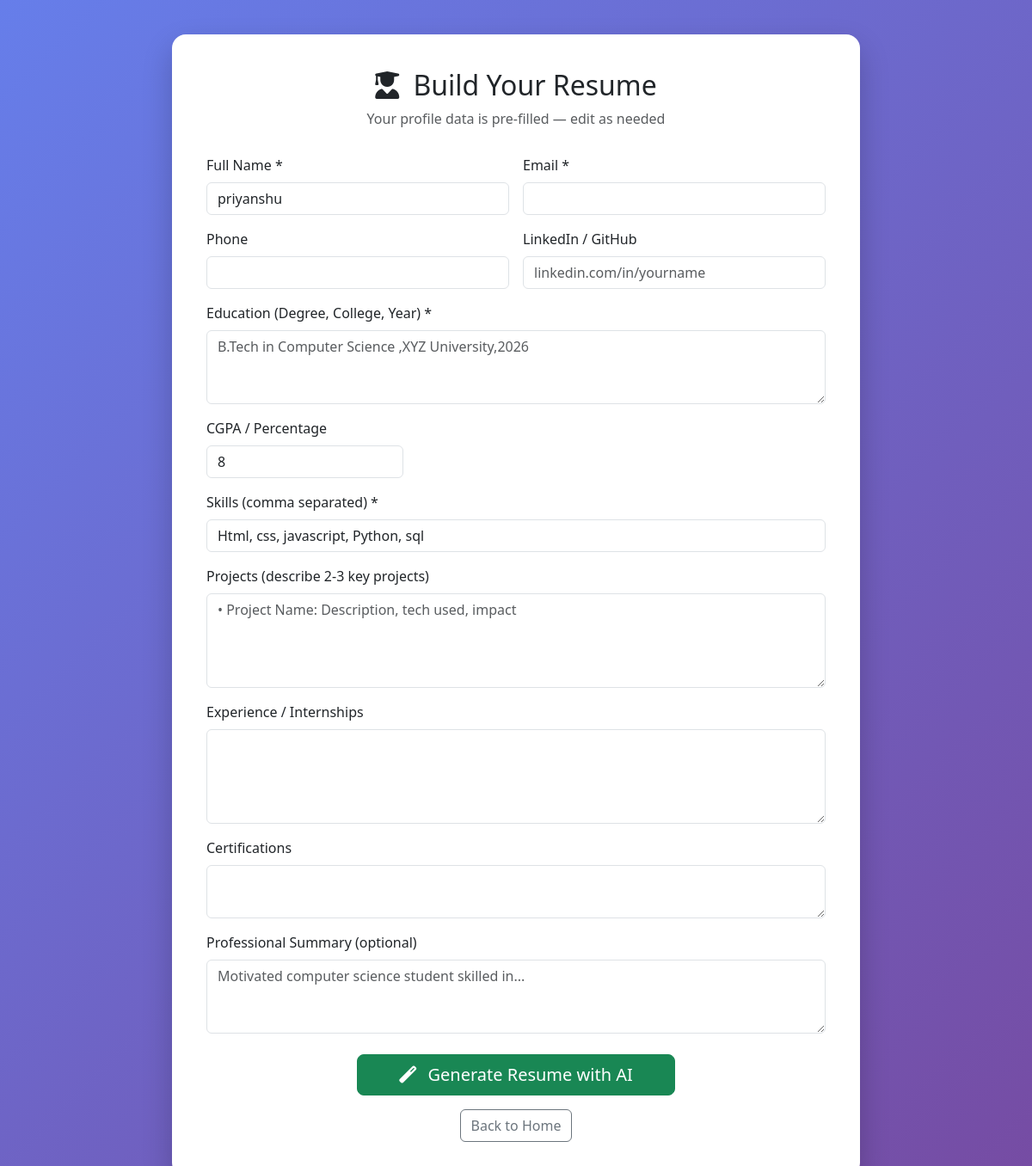
The app's page /resume-form (signed in) with its own data.
### tables this page shows
CREATE TABLE profiles (
                    id INTEGER PRIMARY KEY AUTOINCREMENT,
                    user_id INTEGER NOT NULL,
                    name TEXT, cgpa TEXT, interests TEXT, skills TEXT,
                    resume_text TEXT, summary TEXT, gaps TEXT,
                    roadmap TEXT, keywords TEXT,
                    timestamp DATETIME DEFAULT CURRENT_TIMESTAMP,
                    FOREIGN KEY(user_id) REFERENCES users(id)
                );

### app.py (the view, shortened to what this page needs)
@app.route("/resume-form", methods=["GET", "POST"])
@login_required
def resume_form():
    form_data = {
        "name": "", "email": "", "phone": "", "linkedin": "",
        "education": "", "cgpa": "", "skills": "", "projects": "",
        "experience": "", "certifications": "", "summary": ""
    }
    try:
        with get_db() as conn:
            profile = conn.execute("""
                SELECT name, cgpa, skills, interests, resume_text
                FROM profiles WHERE user_id = ? ORDER BY id DESC LIMIT 1
            """, (current_user.id,)).fetchone()
            if profile:
                form_data.update({
                    "name": profile["name"] or "",
                    "cgpa": profile["cgpa"] or "",
                    "skills": profile["skills"] or "",
                    "projects": profile["resume_text"] or "",
                    "experience": profile["resume_text"] or "",
                    "education": "B.Tech in Computer Science\nYour College Name\n2022 - 2026"
                })
    except Exception as e:
        print(f"Auto-fill error: {e}")
    return render_template("resume_form.html", data=form_data)

### app.py (called while the page is built)
@login_manager.user_loader
def load_user(user_id):
    try:
        with sqlite3.connect(DB) as conn:
            conn.row_factory = sqlite3.Row
            row = conn.execute("SELECT id, email FROM users WHERE id = ?", (user_id,)).fetchone()
            return User(row["id"], row["email"]) if row else None
    except:
        return None

def get_db():
    conn = sqlite3.connect(DB)
    conn.row_factory = sqlite3.Row
    return conn

### templates/resume_form.html (shortened to what this page needs)
<!DOCTYPE html>
<html lang="en">
<head>
  <link href="https://cdn.jsdelivr.net/npm/bootstrap@5.3.0/dist/css/bootstrap.min.css" rel="stylesheet">
  <link rel="stylesheet" href="https://cdnjs.cloudflare.com/ajax/libs/font-awesome/6.5.0/css/all.min.css">
</head>
<body>
  <div class="container">
    <div class="form-container">
      <div class="form-header">
        <h2><i class="fas fa-user-graduate me-2"></i> Build Your Resume</h2>
        <p class="text-muted">Your profile data is pre-filled — edit as needed</p>
      </div>
      <form method="POST">
        <div class="row g-3">
          <div class="col-md-6">
            <label class="form-label">Full Name *</label>
            <input type="text" name="name" class="form-control" value="{{ data.name }}" required>
          </div>
          <div class="col-md-6">
            <label class="form-label">Email *</label>
            <input type="email" name="email" class="form-control" value="{{ data.email }}" required>
          </div>
          <div class="col-md-6">
            <label class="form-label">Phone</label>
            <input type="text" name="phone" class="form-control" value="{{ data.phone }}">
          </div>
          <div class="col-md-6">
            <label class="form-label">LinkedIn / GitHub</label>
            <input type="text" name="linkedin" class="form-control" value="{{ data.linkedin }}" placeholder="linkedin.com/in/yourname">
          </div>
          <div class="col-12">
            <label class="form-label">Education (Degree, College, Year) *</label>
            <textarea name="education" class="form-control" rows="3" value="{{ data.education }}" placeholder="B.Tech in Computer Science ,XYZ University,2026 " required></textarea>
          </div>
          <div class="col-md-4">
            <label class="form-label">CGPA / Percentage</label>
            <input type="text" name="cgpa" class="form-control" value="{{ data.cgpa }}">
          </div>
          <div class="col-12">
            <label class="form-label">Skills (comma separated) *</label>
            <input type="text" name="skills" class="form-control" value="{{ data.skills }}" placeholder="Python, Machine Learning, AWS, React" required>
          </div>
          <div class="col-12">
            <label class="form-label">Projects (describe 2-3 key projects)</label>
            <textarea name="projects" class="form-control" rows="4" placeholder="• Project Name: Description, tech used, impact">{{ data.projects }}</textarea>
          </div>
          <div class="col-12">
            <label class="form-label">Experience / Internships</label>
            <textarea name="experience" class="form-control" rows="4">{{ data.experience }}</textarea>
          </div>
          <div class="col-12">
            <label class="form-label">Certifications</label>
            <textarea name="certifications" class="form-control" rows="2">{{ data.certifications }}</textarea>
          </div>
          <div class="col-12">
            <label class="form-label">Professional Summary (optional)</label>
            <textarea name="summary" class="form-control" rows="3" placeholder="Motivated computer science student skilled in...">{{ data.summary }}</textarea>
          </div>
        </div>
        <div class="text-center mt-4">
          <button type="submit" class="btn btn-success btn-lg px-5">
            <i class="fas fa-magic me-2"></i> Generate Resume with AI
          </button>
        </div>
      </form>
      <div class="text-center mt-3">
        <a href="{{ url_for('index') }}" class="btn btn-outline-secondary">Back to Home</a>
      </div>
    </div>
  </div>
</body>
</html>

### templates/resume_form.html (style rules this page uses)
body { background: linear-gradient(135deg, #667eea 0%, #764ba2 100%); min-height: 100vh; }
.form-container { background: white; border-radius: 16px; box-shadow: 0 15px 35px rgba(0,0,0,0.2); padding: 40px; max-width: 800px; margin: 40px auto; }
.form-header { text-align: center; margin-bottom: 30px; }

### records on screen
profiles: name "priyanshu", cgpa "8", skills "Html, css, javascript, Python, sql"
